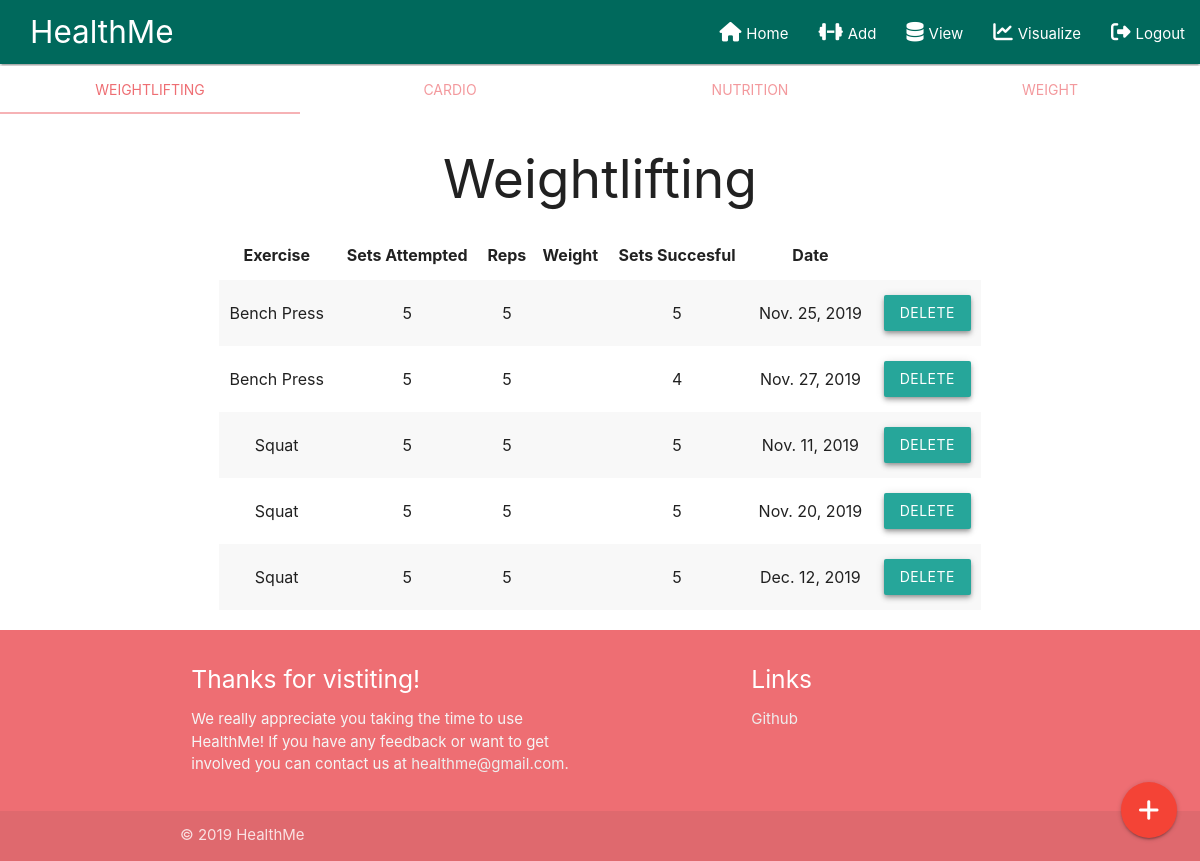
Screenshot of /workouts/view/ (signed in) with the database file from the repository.
### workouts/models.py (models this page shows, shortened)
class Workout(models.Model):
    exercise_name = models.CharField(max_length=50)
    sets = models.PositiveSmallIntegerField()
    reps = models.PositiveSmallIntegerField()
    weight_in_pounds = models.PositiveSmallIntegerField()
    sets_successful = models.PositiveSmallIntegerField()
    date = models.DateField()
    user = models.ForeignKey(User, on_delete=models.CASCADE)

### workouts/views.py (the view)
# urls.py: path('view/', views.view_workouts, name='view_workouts'),
@login_required(login_url='/home')
def view_workouts(request):
    user = request.user
    cardio_sessions = Cardio.objects.all().filter(user=user)
    workout_sessions = Workout.objects.all().filter(user=user)
    nutrition_sessions = Nutrition.objects.all().filter(user=user)
    weight_sessions = Weight.objects.all().filter(user=user)
    context = {'workouts': workout_sessions,
               'cardios': cardio_sessions, 'calories': nutrition_sessions, 'weights': weight_sessions}
    return render(request, 'workouts/viewWorkouts.html', context)

### templates/workouts/viewWorkouts.html (shortened to what this page needs)
{% include "navbar/navbar.html"%} {% load materializecss %}
<div class="row">
  <div class="col s12 no-pad">
    <ul class="tabs tabs-fixed-width">
      <li class="tab col s3"><a href="#weightlifting">Weightlifting</a></li>
      <li class="tab col s3"><a href="#cardio">Cardio</a></li>
      <li class="tab col s3"><a href="#nutrition">Nutrition</a></li>
      <li class="tab col s3"><a href="#weight">Weight</a></li>
    </ul>
  </div>
  <div id="weightlifting" class="col s12">
    {% if workouts %}
    <h2 class="center">Weightlifting</h2>
    {% endif %}
    <div class="col m8 offset-m2 s12">
      {% if not workouts %}
      <div class="center">
        <h1 class="no-data">Enter some workout data to get started!</h1>
        <a class="waves-effect waves-light btn" href="/workouts/add?dest=workout"
          >Enter Workout</a
        >
      </div>
      {% else %}
      <table class="responsive-table centered striped weightlifting-table">
        <thead>
          <tr>
            <th>Exercise</th>
            <th>Sets Attempted</th>
            <th>Reps</th>
            <th>Weight</th>
            <th>Sets Succesful</th>
            <th>Date</th>
          </tr>
        </thead>
        <tbody>
          {% for workout in workouts %}
          <tr>
            <td>{{ workout.exercise_name }}</td>
            <td>{{ workout.sets }}</td>
            <td>{{ workout.reps }}</td>
            <td>{{ workout.weight }}</td>
            <td>{{ workout.sets_successful }}</td>
            <td>{{ workout.date }}</td>
            <td>
              <a class="waves-effect waves-light btn z-depth-2 delete-button" id="W{{ workout.id  }}">Delete</a>
            </td>
          </tr>
          {% endfor %}
        </tbody>
      </table>
      {% endif %}
    </div>
  </div>
</div>
{% include "navbar/footer.html"%}

### static/css/style.css (style rules this page uses)
.no-pad { padding: 0px !important; }

### rows the page displays
Workout: exercise_name "Bench Press", sets "5", reps "5", sets_successful "5", date "Nov. 25, 2019"
Workout: exercise_name "Bench Press", sets "5", reps "5", sets_successful "4", date "Nov. 27, 2019"
Workout: exercise_name "Squat", sets "5", reps "5", sets_successful "5", date "Nov. 11, 2019"
Workout: exercise_name "Squat", sets "5", reps "5", sets_successful "5", date "Nov. 20, 2019"
Workout: exercise_name "Squat", sets "5", reps "5", sets_successful "5", date "Dec. 12, 2019"
